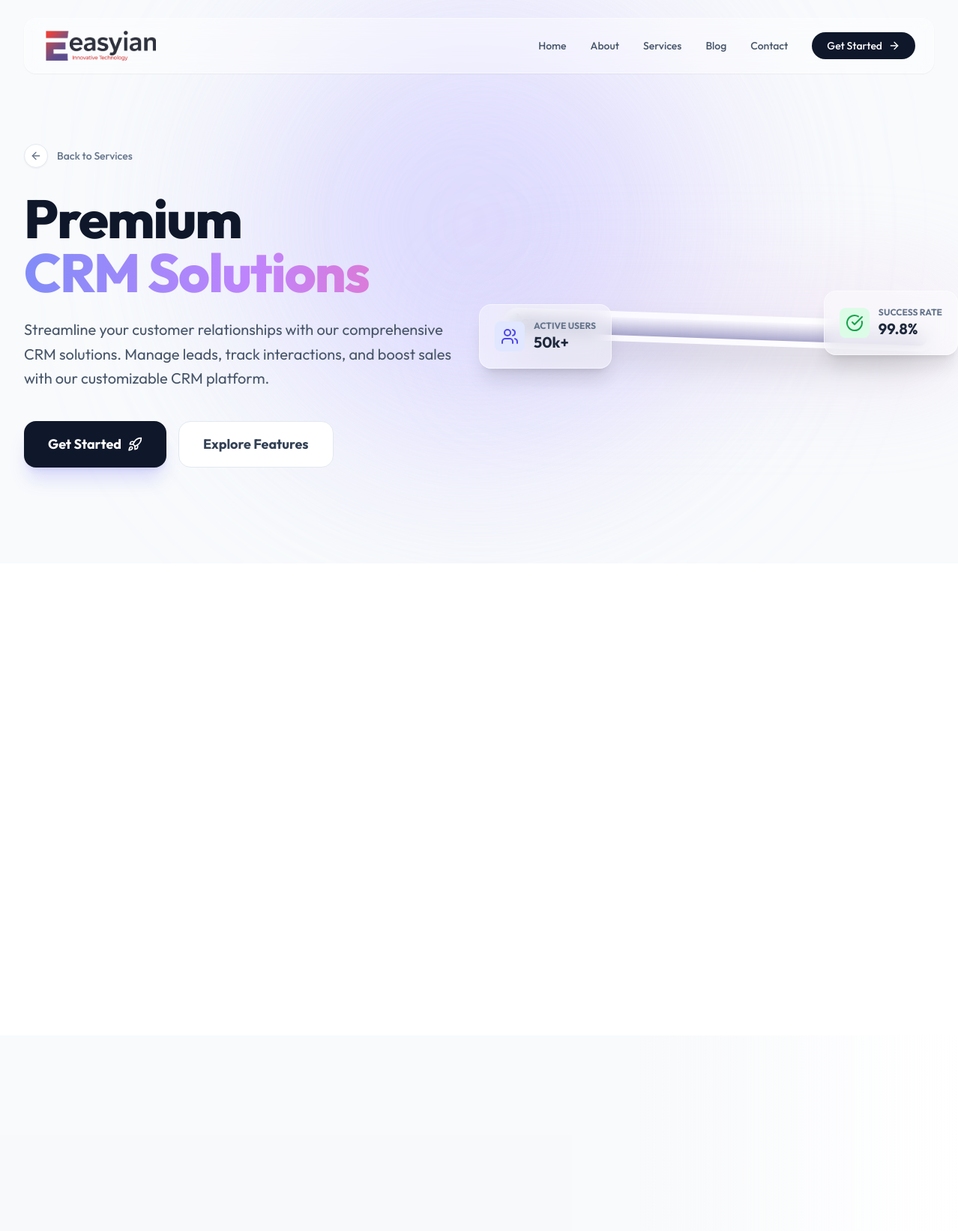
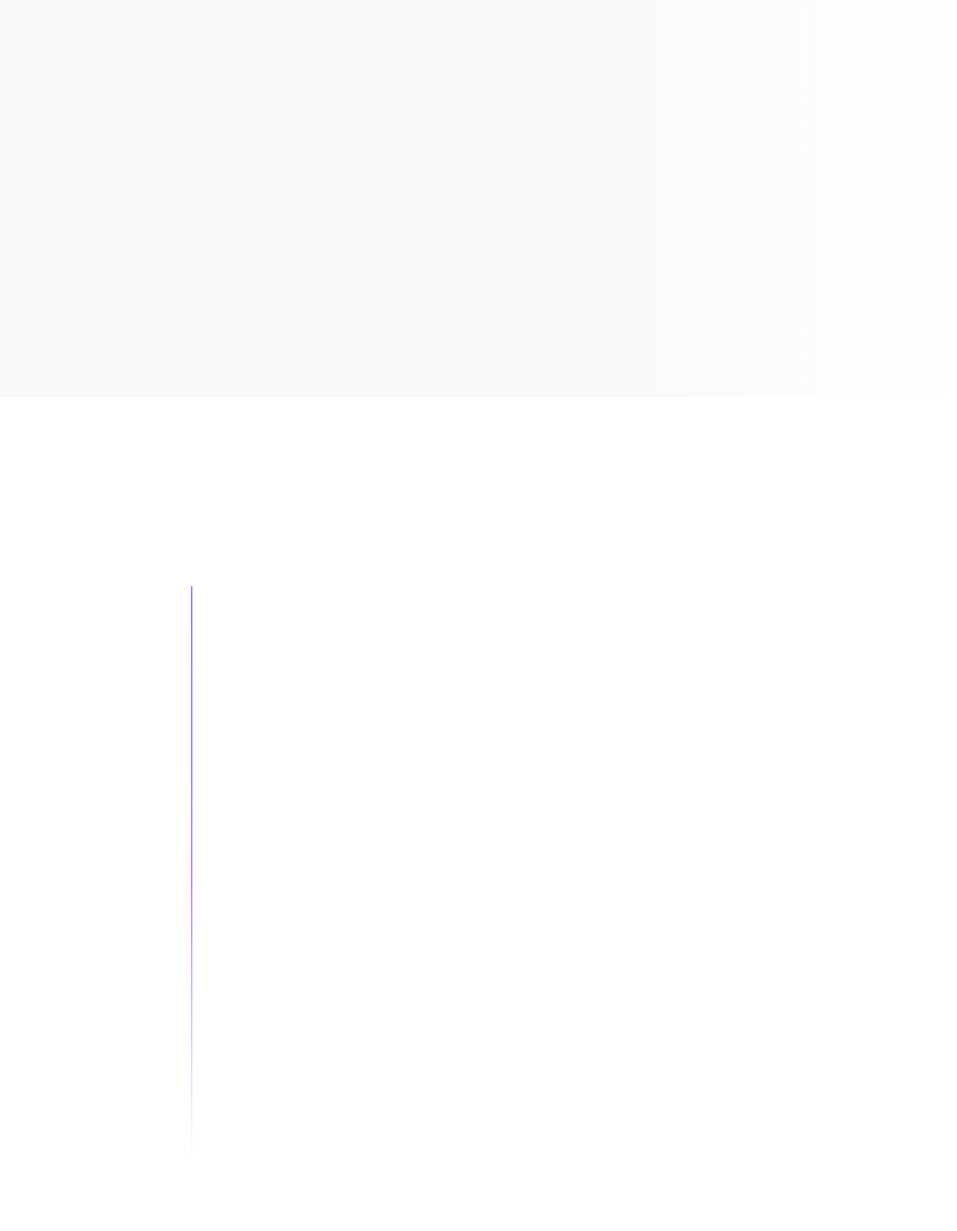
The page /services/crm-solutions/ (upper part) on the database its author committed (2 pictures, top to bottom).
### core/models.py (models this page shows, shortened)
class Service(models.Model):
    title = models.CharField(max_length=200)
    slug = models.SlugField(unique=True)
    short_description = models.TextField()
    long_description = models.TextField()
    icon_path = models.CharField(max_length=500, blank=True)  # SVG path for icons
    features = models.JSONField(default=list)  # Store as JSON array
    benefits = models.JSONField(default=list)
    process = models.JSONField(default=list)
    plan1_title = models.CharField(max_length=100, blank=True, default="Basic Plan")
    plan1_price = models.DecimalField(max_digits=10, decimal_places=2, null=True, blank=True)
    plan1_features = models.JSONField(default=list, blank=True, help_text="List of features for Plan 1")
    plan2_title = models.CharField(max_length=100, blank=True, default="Standard Plan")
    plan2_price = models.DecimalField(max_digits=10, decimal_places=2, null=True, blank=True)
    plan2_features = models.JSONField(default=list, blank=True, help_text="List of features for Plan 2")
    plan3_title = models.CharField(max_length=100, blank=True, default="Premium Plan")
    plan3_price = models.DecimalField(max_digits=10, decimal_places=2, null=True, blank=True)
    plan3_features = models.JSONField(default=list, blank=True, help_text="List of features for Plan 3")
    price = models.DecimalField(max_digits=10, decimal_places=2, default=0.0)
    currency = models.CharField(max_length=3, default='INR')
    is_active = models.BooleanField(default=True)
    display_order = models.IntegerField(default=0)
    featured_image = models.ImageField(upload_to='services/', blank=True, null=True)
    meta_title = models.CharField(max_length=200, blank=True)
    meta_description = models.TextField(blank=True)
    created_at = models.DateTimeField(auto_now_add=True)
    updated_at = models.DateTimeField(auto_now=True)
    class Meta:
        ordering = ['display_order', 'title']

### core/views.py (the view)
# urls.py: path('services/<slug:service_slug>/', views.service_detail, name='service_detail'),
def service_detail(request, service_slug):
    service = get_object_or_404(Service, slug=service_slug, is_active=True)
    service_cities = City.objects.filter(
        services__service=service,
        services__is_active=True,
        is_active=True
    ).distinct()
    if request.method == 'POST' and 'newsletter_email' in request.POST:
        newsletter_form = NewsletterForm(request.POST)
        if newsletter_form.is_valid():
            newsletter_form.save()
            messages.success(request, "Thank you for subscribing to our newsletter!")
            return redirect('service_detail', service_slug=service_slug)
    else:
        newsletter_form = NewsletterForm()
    context = {
        'page_title': service.meta_title,
        'meta_description': service.meta_description,
        'service': service,
        'service_cities': service_cities,
        'newsletter_form': newsletter_form,
    }
    return render(request, 'services/service_detail.html', context)

### templates/services/service_detail.html (shortened to what this page needs)
{% extends 'base.html' %}
{% load static %}
{% load custom_filters %}
{% block content %}
<section class="relative pt-32 pb-20 lg:pt-48 lg:pb-32 overflow-hidden">
    <div class="max-w-7xl mx-auto px-4 sm:px-6 lg:px-8 relative z-10">
        <div class="mb-8 reveal-slide-left">
            <a href="{% url 'services' %}" class="inline-flex items-center text-sm font-medium text-slate-500 hover:text-indigo-600 transition-colors group">
                <div class="w-8 h-8 rounded-full bg-white border border-slate-200 flex items-center justify-center mr-3 group-hover:border-indigo-300 shadow-sm">
                    <i data-lucide="arrow-left" class="w-4 h-4 group-hover:-translate-x-1 transition-transform"></i>
                </div>
                Back to Services
            </a>
        </div>
        <div class="grid grid-cols-1 lg:grid-cols-2 gap-16 items-center">
            <div class="relative z-10">
                <div class="reveal-up">
                    <h1 class="text-5xl lg:text-7xl font-extrabold text-slate-900 tracking-tight mb-6 leading-tight">
                        <span class="block">Premium</span>
                        <span class="text-gradient-flow">
                            {% if service %}{{ service.title }}{% else %}Software Development{% endif %}
                        </span>
                    </h1>
                </div>
                <p class="text-xl text-slate-600 leading-relaxed mb-10 reveal-up stagger-1">
                    {% if service %}{{ service.long_description }}{% else %}
                    Transform your business with custom software solutions designed to meet your unique requirements. Our expert team delivers scalable, secure, and innovative applications that drive growth and efficiency.
                    {% endif %}
                </p>
                <div class="flex flex-col sm:flex-row gap-4 reveal-up stagger-2">
                    <a href="{% url 'contact' %}" class="bg-slate-900 text-white px-8 py-4 rounded-2xl font-bold text-lg shadow-xl shadow-indigo-500/20 hover:bg-indigo-600 hover:shadow-indigo-500/40 hover:-translate-y-1 transition-all duration-300 flex items-center justify-center gap-2">
                        Get Started <i data-lucide="rocket" class="w-5 h-5"></i>
                    </a>
                    <a href="#features" class="bg-white text-slate-700 border border-slate-200 px-8 py-4 rounded-2xl font-bold text-lg hover:bg-slate-50 hover:border-indigo-200 hover:text-indigo-600 transition-all duration-300 flex items-center justify-center">
                        Explore Features
                    </a>
                </div>
            </div>
            <div class="relative reveal-zoom stagger-1">
                <div class="relative rounded-[2.5rem] overflow-hidden shadow-2xl border-8 border-white/50 glass-card transform rotate-2 hover:rotate-0 transition-transform duration-700">
                    <img src="https://images.unsplash.com/photo-1551434678-e076c223a692?ixlib=rb-4.0.3&auto=format&fit=crop&w=2070&q=80"
                         alt="{% if service %}{{ service.title }}{% else %}Software Development{% endif %}"
                         class="w-full h-auto object-cover hover:scale-110 transition-transform duration-[2s]">
                    <div class="absolute inset-0 bg-gradient-to-t from-indigo-900/40 to-transparent"></div>
                </div>
                <div class="absolute -top-8 -right-8 glass p-5 rounded-2xl shadow-xl animate-float-slow hidden md:block">
                    <div class="flex items-center gap-3">
                        <div class="p-2 bg-green-100 rounded-lg text-green-600">
                            <i data-lucide="check-circle" class="w-6 h-6"></i>
                        </div>
                        <div>
                            <p class="text-xs text-slate-500 font-bold uppercase">Success Rate</p>
                            <p class="text-xl font-bold text-slate-800">99.8%</p>
                        </div>
                    </div>
                </div>
                <div class="absolute -bottom-8 -left-8 glass p-5 rounded-2xl shadow-xl animate-float-slow hidden md:block" style="animation-delay: -2s;">
                    <div class="flex items-center gap-3">
                        <div class="p-2 bg-indigo-100 rounded-lg text-indigo-600">
                            <i data-lucide="users" class="w-6 h-6"></i>
                        </div>
                        <div>
                            <p class="text-xs text-slate-500 font-bold uppercase">Active Users</p>
                            <p class="text-xl font-bold text-slate-800">50k+</p>
                        </div>
                    </div>
                </div>
            </div>
        </div>
    </div>
</section>
<section id="features" class="py-24 bg-white relative z-10">
    <div class="max-w-7xl mx-auto px-4 sm:px-6 lg:px-8">
        <div class="grid grid-cols-1 md:grid-cols-2 lg:grid-cols-4 gap-8">
        </div>
    </div>
</section>
<section class="py-24 bg-slate-50/50 relative overflow-hidden">
    <div class="max-w-7xl mx-auto px-4 sm:px-6 lg:px-8 relative z-10">
        <div class="grid grid-cols-1 lg:grid-cols-2 gap-20 items-center">
            <div>
                <div class="space-y-8">
                </div>
            </div>
        </div>
    </div>
</section>
<section class="py-24 bg-white relative">
    <div class="max-w-4xl mx-auto px-4 sm:px-6 lg:px-8">
        <div class="relative space-y-12">
            <div class="timeline-line hidden md:block"></div>
        </div>
    </div>
</section>
{% endblock %}

### templates/base.html (style rules this page uses)
:root { --primary-soft: #818cf8; --secondary-soft: #c084fc; --glass-border: rgba(255, 255, 255, 0.5); --glass-bg: rgba(255, 255, 255, 0.4); --surface-color: #f8fafc; }
body { font-family: 'Outfit', sans-serif; background-color: var(--surface-color); overflow-x: hidden; color: #1e293b; }
.glass { background: var(--glass-bg); backdrop-filter: blur(12px); -webkit-backdrop-filter: blur(12px); border: 1px solid var(--glass-border); }
.glass-card { background: rgba(255, 255, 255, 0.6); backdrop-filter: blur(16px); -webkit-backdrop-filter: blur(16px); border: 1px solid rgba(255, 255, 255, 0.8); box-shadow: 0 8px 32px 0 rgba(31, 38, 135, 0.05); transition: transform 0.4s cubic-bezier(0.175, 0.885, 0.32, 1.275), box-shadow 0.4s ease; }
.reveal-up { opacity: 0; transform: translateY(40px); transition: all 1s cubic-bezier(0.5, 0, 0, 1); }
.reveal-slide-left { opacity: 0; transform: translateX(-100px); transition: all 1.2s cubic-bezier(0.2, 0.8, 0.2, 1); }
.reveal-zoom { opacity: 0; transform: scale(0.8); transition: all 0.8s cubic-bezier(0.5, 0, 0, 1); }
.active { opacity: 1; transform: translate(0) scale(1) rotate(0); }
.stagger-1 { transition-delay: 100ms; }
.stagger-2 { transition-delay: 200ms; }

### templates/services/service_detail.html (style rules this page uses)
.text-gradient-flow { background: linear-gradient(to right, #818cf8, #c084fc, #f472b6, #818cf8); background-size: 200% auto; -webkit-background-clip: text; background-clip: text; -webkit-text-fill-color: transparent; animation: gradient-flow 5s linear infinite; }
.timeline-line { position: absolute; left: 2rem; top: 0; bottom: 0; width: 2px; background: linear-gradient(to bottom, #818cf8, #c084fc, transparent); }
.animate-float-slow { animation: float-slow 5s ease-in-out infinite; }

### rows shown on the page
Service: title "CRM Solutions", long_description "Streamline your customer relationships with our comprehensive CRM solutions. Manage leads, track interactions, and boost sales with our customizable CRM platform."
